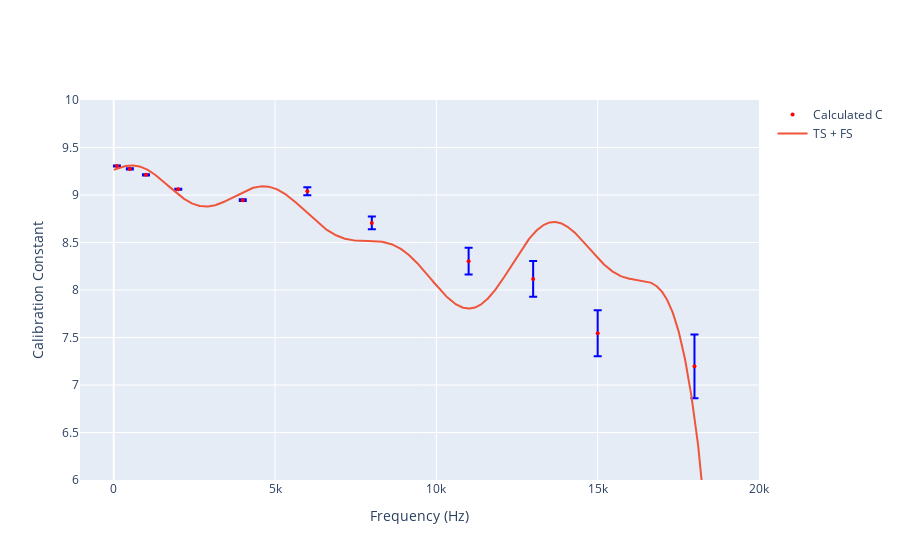

Source (notebook cell):
### Code cell
fig = go.Figure()
fig.add_trace(go.Scatter(
    x=f_arr, y=C_arr,
    name='Calculated C',
    mode='markers',
    error_y=dict(
        type='data',
        array=C_std_arr,
        color='blue'
    ),
    marker=dict(
        color='red',
        size=4
    )
))

fig.add_trace(go.Scatter(
    x=f_space, y=T_F_series(f_space, *p1),
    mode='lines',
    name='TS + FS'

))

fig.add_trace(go.Scatter(
    x=f_space, y=T_series(f_space, *p2),
    mode='lines',
    name='Fit'

))

fig.update_layout(
    xaxis_title='Frequency (Hz)',
    yaxis_title='Calibration Constant',
    xaxis=dict(
        type='linear'
    ),
    yaxis=dict(
        range=(6, 10)
    )
)


fig.show()
fig.write_image('SC vs F.png')

### Figure 1 — Plotly figure (JSON) as saved in the notebook; plotly's stock layout.template omitted (floating-point values rounded to 4 significant figures; data arrays with more than 128 entries replaced by an {"elided": "..."} marker saying what was removed)
{"data": [{"error_y": {"array": [0.004956, 0.006265, 0.006082, 0.005023, 0.009879, 0.04187, 0.06708, 0.1405, 0.1887, 0.2427, 0.335], "color": "blue", "type": "data"}, "marker": {"color": "red", "size": 4}, "mode": "markers", "name": "Calculated C", "type": "scatter", "x": [100, 500, 1000, 2000, 4000, 6000, 8000, 11000, 13000, 15000, 18000], "y": [9.306, 9.274, 9.213, 9.06, 8.946, 9.04, 8.706, 8.303, 8.117, 7.545, 7.197]}, {"mode": "lines", "name": "TS + FS", "type": "scatter", "x": {"elided": "1000 float values"}, "y": {"elided": "1000 float values"}}], "layout": {"xaxis": {"title": {"text": "Frequency (Hz)"}, "type": "linear"}, "yaxis": {"range": [6, 10], "title": {"text": "Calibration Constant"}}}}
